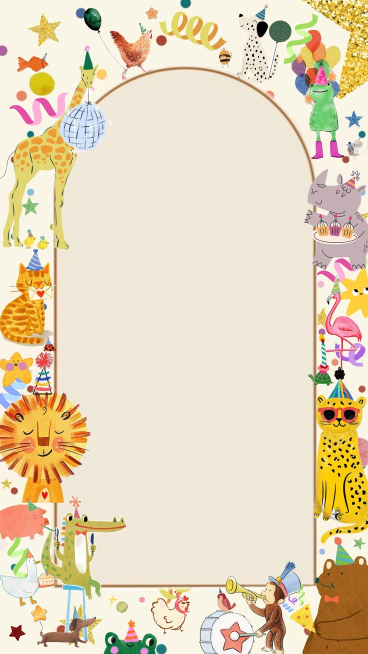
#> input picture data/backgrounds/animal-party-arch.jpg, 736 x 1308 px (shown at 1/2 size)
$ python -i backgrounds.py   (imports and definitions only)
#> lines starting #> are read from the running program, lines starting #| are printed output that depends on the picture; after the words box and inside, x2 and y2 are one past the last pixel; in counts of white or black regions, pixels touching at a corner belong together
#> further down, picture is the input picture: PIL image 736x1308 RGB; mean R, G, B 229.3, 214.8, 186.6
# Builds the playground's picture backgrounds (posters and birthday invitations) from
# data/backgrounds.json and the originals in data/backgrounds/<id>.jpg:
#
#   <python with realesrgan-ncnn-py, numpy, opencv, pillow> -I scripts/backgrounds.py [--force]
#
# For each picture:
#   - src/backgrounds/<id>.webp: twice the size (four times for small ones), sharpened with Real-ESRGAN (realesr-animevideov3 x2,
#     which suits drawings and paper textures), so invitations print crisply. Kept once made (--force
#     makes them again), so only new pictures need the model.
#   - src/backgrounds/thumbs/<id>.webp: a small copy for the picker.
#   - where the words go (safe: [x, y, w, h] as shares of the picture): from the catalogue when given,
#     else the biggest calm area (flat, the colour of the middle of the picture), else the middle.
#   - the text colour that reads best on that area (ink, or white on dark pictures).
# Then src/backgrounds/manifest.json lists them all for the app.
import json, os, sys
import numpy as np, cv2
from PIL import Image

ROOT = os.path.join(os.path.dirname(os.path.abspath(__file__)), '..')
SRC = os.path.join(ROOT, 'data', 'backgrounds')
OUT = os.path.join(ROOT, 'src', 'backgrounds')
THUMB_W = 150
INK, WHITE = '#1b1b3a', '#ffffff'


def biggest_rect(mask):
    """Largest all-true rectangle in a boolean grid: (x, y, w, h)."""
    h, w = mask.shape
    heights = np.zeros(w, int)
    best = (0, 0, 0, 0, 0)
    for y in range(h):
        heights = np.where(mask[y], heights + 1, 0)
        stack = []
        for x in range(w + 1):
            cur = heights[x] if x < w else 0
            start = x
            while stack and stack[-1][1] >= cur:
                sx, sh = stack.pop()
                area = sh * (x - sx)
                if area > best[0]:
                    best = (area, sx, y - sh + 1, x - sx, sh)
                start = sx
            stack.append((start, cur))
    return best[1:]


def calm_area(img):
    """Where words can go: the biggest flat area the colour of the picture's middle, or the middle."""
    small = img.convert('RGB').resize((120, round(120 * img.height / img.width)), Image.BILINEAR)
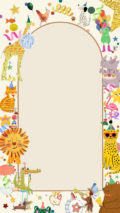
#> small: PIL image 120x213 RGB; mean R, G, B 229.3, 214.8, 186.6
    px = np.asarray(small).astype(np.float32) / 255
    lab = cv2.cvtColor(px, cv2.COLOR_RGB2Lab)
#> lab: shape (213, 120, 3) float32; mean of channels 0, 1, 2 86.4, 1.7, 15.8
    h, w = lab.shape[:2]
#> h = 213; w = 120
    L = lab[..., 0]
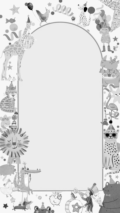
#> L: shape (213, 120) float32; min 0.0183, max 99.37, mean 86.4; drawn with min black and max white
    mean = cv2.blur(L, (5, 5))
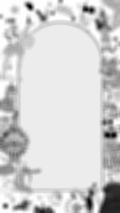
#> mean: shape (213, 120) float32; min 36.21, max 96.64, mean 86.3; drawn with min black and max white
    busy = np.sqrt(np.maximum(cv2.blur(L * L, (5, 5)) - mean * mean, 0))
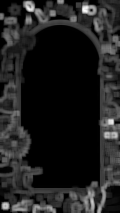
#> busy: shape (213, 120) float32; min 0, max 36.84, mean 4.7; drawn with min black and max white
    mid = lab[int(h * 0.4):int(h * 0.6), int(w * 0.35):int(w * 0.65)].reshape(-1, 3)
#> mid = 1512 rows, first 8: [92.35, -0.328, 8.59], [92.35, -0.328, 8.59], [92.35, -0.328, 8.59], [92.35, -0.328, 8.59], [92.35, -0.328, 8.59], [92.35, -0.328, 8.59], [92.35, -0.328, 8.59], [92.35, -0.328, 8.59]
    ref = np.median(mid, axis=0)
#> ref = [92.35, -0.328, 8.59]
    near = np.sqrt(((lab - ref) ** 2).sum(2)) < 14
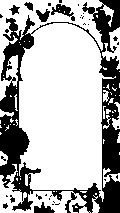
#> near: shape (213, 120) bool; 70.3% white; 34 black regions (26 under 20 px), largest, box (x1, y1, x2, y2) and area: (0, 0, 120, 213) 6914, (51, 4, 75, 21) 170, (34, 202, 55, 213) 129
    mask = (busy < 4.5) & near
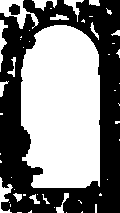
#> mask: shape (213, 120) bool; 51.4% white; 2 black regions, box (x1, y1, x2, y2) and area: (0, 0, 120, 213) 12324, (9, 4, 20, 15) 99
    mask = cv2.morphologyEx(mask.astype(np.uint8), cv2.MORPH_OPEN, np.ones((3, 3), np.uint8)).astype(bool)
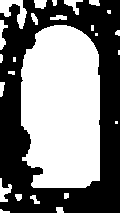
#> mask: shape (213, 120) bool; 50.1% white; 1 black region, box (x1, y1, x2, y2) and area: (0, 0, 120, 213) 12757
    x, y, bw, bh = biggest_rect(mask)
#> after the loop in biggest_rect, `for y in range(h):`: best = (7788, 31, 49, 66, 118); heights = 120 values, max 6 at index 57, min 0 at index 10, mean 0.525
#> x = 31; y = 49; bw = 66; bh = 118
    if bw * bh >= 0.18 * w * h and bw >= 0.45 * w:
        m = 0.03
        return [round(x / w + m, 3), round(y / h + m, 3), round(bw / w - 2 * m, 3), round(bh / h - 2 * m, 3)]
    return [0.12, 0.17, 0.76, 0.66]


def ink_for(img, safe):
    W, H = img.size
    x, y, w, h = safe
    area = np.asarray(img.convert('L').crop((int(x * W), int(y * H), int((x + w) * W), int((y + h) * H)))).astype(np.float32)
    return WHITE if np.median(area) < 125 else INK


def main():
    force = '--force' in sys.argv
    cat = json.load(open(os.path.join(ROOT, 'data', 'backgrounds.json')))['pictures']
    os.makedirs(os.path.join(OUT, 'thumbs'), exist_ok=True)
    model = None
    out = []
    for p in cat:
        orig = Image.open(os.path.join(SRC, p['id'] + '.jpg')).convert('RGB')
        big_path = os.path.join(OUT, p['id'] + '.webp')
        if force or not os.path.exists(big_path):
            if model is None:
                from realesrgan_ncnn_py import Realesrgan
                model = Realesrgan(gpuid=-1, model=0)  # realesr-animevideov3, x2
            # Twice the size; small pictures (under 600 px across) twice over, so they print as well.
            big = orig
            for _ in range(2 if orig.width < 600 else 1):
                want = (big.width * 2, big.height * 2)
                big = model.process_pil(big)
                if big.size != want:
                    big = big.resize(want, Image.LANCZOS)
            big.save(big_path, 'WEBP', quality=84, method=6)
            print(p['id'], big.size, flush=True)
        big = Image.open(big_path)
        thumb = orig.resize((THUMB_W, round(THUMB_W * orig.height / orig.width)), Image.LANCZOS)
        thumb.save(os.path.join(OUT, 'thumbs', p['id'] + '.webp'), 'WEBP', quality=72, method=6)
        safe = p.get('safe') or calm_area(orig)
        out.append({'id': p['id'], 'label': p['label'], 'groups': p['groups'], 'w': big.width, 'h': big.height, 'safe': safe, 'ink': p.get('ink') or ink_for(orig, safe)})
    with open(os.path.join(OUT, 'manifest.json'), 'w') as f:
        json.dump(out, f, indent=1)
        f.write('\n')
    print(f'{len(out)} backgrounds')


# [2 lines not run here, left out]

>>> from PIL import Image
>>> picture = Image.open('../data/backgrounds/animal-party-arch.jpg')
>>> result = calm_area(picture)
#> result = [0.288, 0.26, 0.49, 0.494]

$ run again, on data/backgrounds/grid-and-tape.jpg
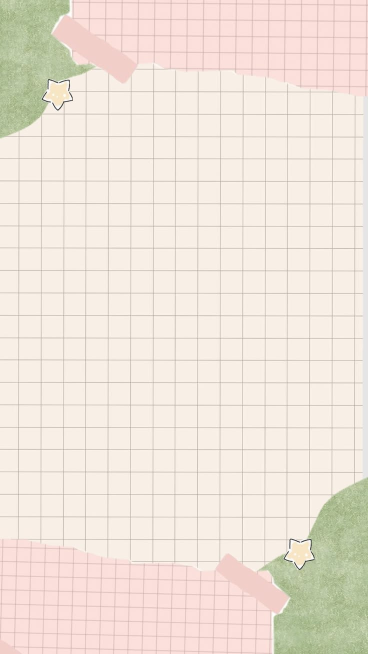
#> input picture data/backgrounds/grid-and-tape.jpg, 736 x 1308 px (shown at 1/2 size)
#> picture is the input picture: PIL image 736x1308 RGB; mean R, G, B 239.4, 228.5, 218
#> lab: shape (213, 120, 3) float32; mean of channels 0, 1, 2 91.2, 1.9, 6.5
#> in calm_area, `busy = np.sqrt(np.maximum(cv2.blur(L * L, (5, 5)) - mean * mean, 0))`:
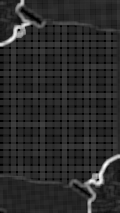
#> busy: shape (213, 120) float32; min 0, max 9.22, mean 1.59; drawn with min black and max white
#> mid = 1512 rows, first 8: [91.27, 1.52, 5.45], [94.06, 1.52, 5.41], [94.76, 1.5, 5.41], [94.76, 1.5, 5.41], [94.76, 1.5, 5.41], [94.76, 1.5, 5.41], [94.76, 1.5, 5.41], [92.32, 1.52, 5.44]
#> ref = [94.76, 1.5, 5.41]
#> near: shape (213, 120) bool; 91.6% white; 13 black regions (11 under 20 px), largest, box (x1, y1, x2, y2) and area: (85, 156, 120, 213) 1318, (0, 0, 30, 45) 814
#> in calm_area, `mask = (busy < 4.5) & near`:
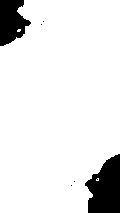
#> mask: shape (213, 120) bool; 90.3% white; 6 black regions (4 under 20 px), largest, box (x1, y1, x2, y2) and area: (85, 154, 120, 213) 1493, (0, 0, 31, 46) 973
#> after the loop in biggest_rect, `for y in range(h):`: best = (12960, 0, 46, 120, 108); heights = 120 values, max 213 at index 31, min 0 at index 88, mean 138.3
#> x = 0; y = 46; bw = 120; bh = 108
#> result = [0.03, 0.246, 0.94, 0.447]
